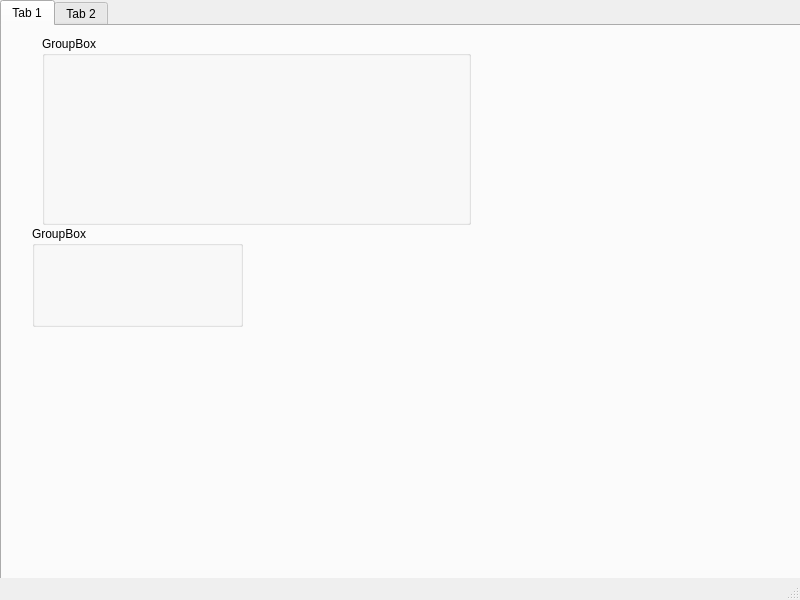
<?xml version="1.0" encoding="UTF-8"?>
<ui version="4.0">
 <class>MainWindow</class>
 <widget class="QMainWindow" name="MainWindow">
  <property name="geometry">
   <rect>
    <x>0</x>
    <y>0</y>
    <width>800</width>
    <height>600</height>
   </rect>
  </property>
  <property name="windowTitle">
   <string>MainWindow</string>
  </property>
  <widget class="QWidget" name="centralwidget">
   <widget class="QTabWidget" name="tabWidget">
    <property name="geometry">
     <rect>
      <x>0</x>
      <y>0</y>
      <width>9999</width>
      <height>9999</height>
     </rect>
    </property>
    <property name="autoFillBackground">
     <bool>false</bool>
    </property>
    <widget class="QWidget" name="tab">
     <attribute name="title">
      <string>Tab 1</string>
     </attribute>
     <widget class="QWidget" name="verticalLayoutWidget">
      <property name="geometry">
       <rect>
        <x>90</x>
        <y>270</y>
        <width>431</width>
        <height>191</height>
       </rect>
      </property>
      <layout class="QVBoxLayout" name="verticalLayout"/>
     </widget>
     <widget class="QGroupBox" name="groupBox_2">
      <property name="geometry">
       <rect>
        <x>40</x>
        <y>10</y>
        <width>429</width>
        <height>189</height>
       </rect>
      </property>
      <property name="title">
       <string>GroupBox</string>
      </property>
     </widget>
     <widget class="QGroupBox" name="groupBox">
      <property name="geometry">
       <rect>
        <x>30</x>
        <y>200</y>
        <width>211</width>
        <height>101</height>
       </rect>
      </property>
      <property name="title">
       <string>GroupBox</string>
      </property>
     </widget>
    </widget>
    <widget class="QWidget" name="tab_2">
     <attribute name="title">
      <string>Tab 2</string>
     </attribute>
    </widget>
   </widget>
  </widget>
  <widget class="QMenuBar" name="menubar">
   <property name="geometry">
    <rect>
     <x>0</x>
     <y>0</y>
     <width>800</width>
     <height>21</height>
    </rect>
   </property>
  </widget>
  <widget class="QStatusBar" name="statusbar"/>
 </widget>
 <resources/>
 <connections/>
</ui>
